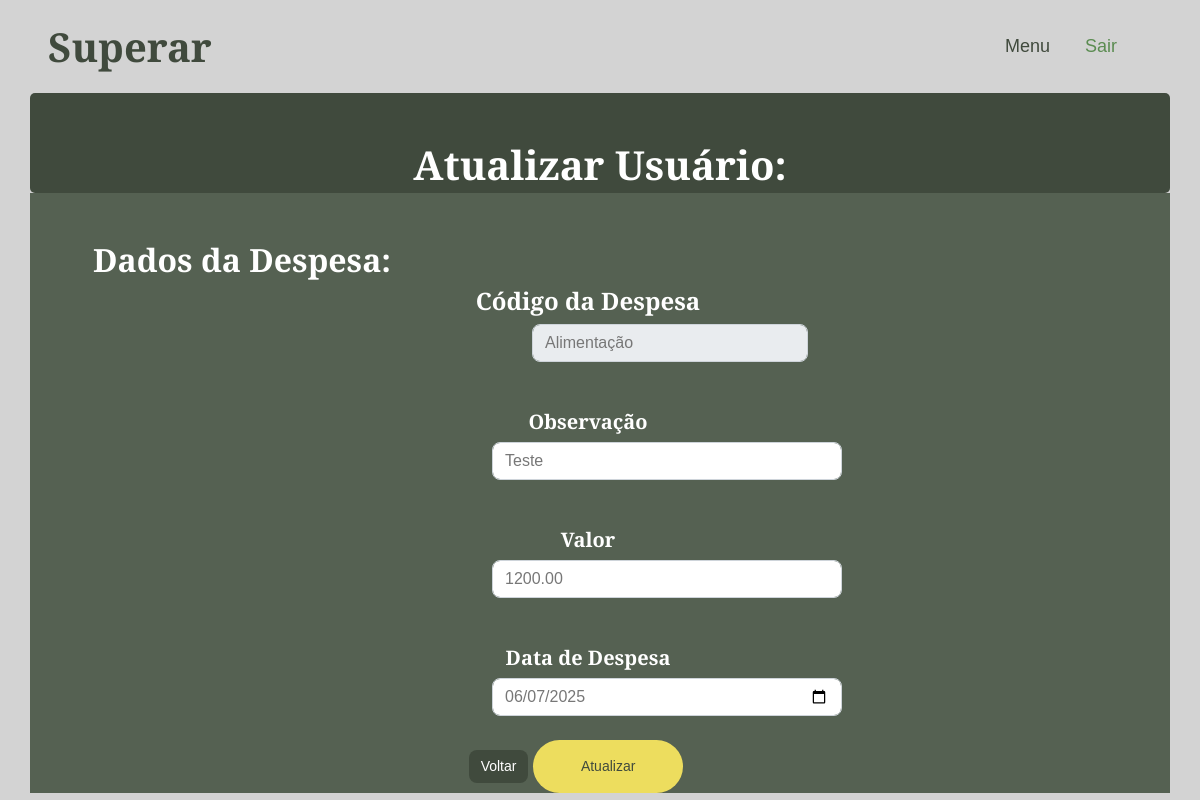
/lancupdate.php?updateid=1 (signed in), run on the app's committed database.
### tables this page shows
CREATE TABLE `despesa` (
  `id` int(11) NOT NULL,
  `idtipodespesa` int(11) DEFAULT NULL,
  `data` date DEFAULT NULL,
  `valor` decimal(10,2) DEFAULT NULL,
  `observacao` varchar(255) DEFAULT NULL
);

### lancupdate.php (the view, shortened to what this page needs)
<?php
include('connect.php');
$id = $_GET['updateid'];
$sql = 'select * from despesa where id =' . $id;
$result = mysqli_query($con, $sql);
$row = mysqli_fetch_assoc($result);
$valor =  str_replace(',', '.', $row['valor']);
$observacao = $row['observacao'];
$data = $row['data'];
?>
<!DOCTYPE html>
<html lang="pt-BR">
<head>
    <link href="https://cdnjs.cloudflare.com/ajax/libs/font-awesome/5.10.0/css/all.min.css" rel="stylesheet">
    <link href="https://cdn.jsdelivr.net/npm/bootstrap-icons@1.4.1/font/bootstrap-icons.css" rel="stylesheet">
    <link href="lib/animate/animate.min.css" rel="stylesheet">
    <link href="lib/owlcarousel/assets/owl.carousel.min.css" rel="stylesheet">
    <link href="lib/lightbox/css/lightbox.min.css" rel="stylesheet">
    <link href="css/bootstrap.min.css" rel="stylesheet">
    <link href="css/style.css" rel="stylesheet">
</head>
<body>
    <nav class="navbar navbar-expand-lg  navbar-light sticky-top px-4 px-lg-5">
        <h1 class="m-0">Superar</h1>
        <div class="collapse navbar-collapse" id="navbarCollapse">
            <div class="navbar-nav ms-auto p-4 p-lg-0">
                <a href="menu.php" class="nav-item nav-link">Menu</a>
                <a href="logout.php" class="nav-item nav-link active">Sair</a>
            </div>
        </div>
    </nav>
    <div class="text-center mx-auto wow fadeInUp" data-wow-delay="0.1s">
        <div class="container" style="background-color: #404A3D; width: 2000px; height: 100px; border-radius: 5px;">
            <div class="container text-center py-5" style="height: 100px; color: black;">
                <h2 style="color: rgb(255, 255, 255); font-size: 2.5rem;">Atualizar Usuário:</h2>
            </div>
        </div>
        <div class="container" style="background-color: #556152;">
            <form method="post" >
                <div class="row" style="background-color: #556152;">
                    <div class="col-12"> <br><br>
                        <div class="form-floating" style="width: 400px;">
                            <h2 style="color: white;">Dados da Despesa:</h2>
                        </div>
                    </div>
                    <div class="row">
                        <div class="col-12">
                                    <h4 for="text" style="color:white;">Código da Despesa</h4>
                        </div>
                        <div class="col-9" style="width: 300px; margin-left: 490px;">
                                <?php
                                            $sqll = 'select * from tipodespesa order by id';
                                            $result = mysqli_query($con, $sqll);
                                            if ($result) {
                                                echo '<select
                                                    name="idtipodespesa" class="form-control">';
                                                while ($row = mysqli_fetch_assoc($result)) {
                                                    echo '<option value="' . $row['id'] . '">' .
                                                        $row['nome'] . '</option>';
                                                }
                                                echo '</select>';
                                            }
                                    ?>
                        </div>
                    </div>
                    <div class="row">
                        <div class="col-12"> <br><br>
                            <div class="form-floating" style="margin-left: 0px">
                                <h5 style="color: white;">Observação</h5>
                            </div>
                        </div>
                        <div class="col" style="margin-left: 450px;">
                            <input type="text" class="form-control" name="observacao" id="observacao" value="<?php echo $observacao; ?>" required style="width: 350px;">
                        </div>
                    </div>
                    <div class="row">
                        <div class="col-12"> <br><br>
                            <div class="form-floating" style="margin-left: 0px;">
                                <h5 style="color: white;">Valor</h5>
                            </div>
                        </div>
                        <div class="col" style="margin-left: 450px;">
                            <input type="text" class="form-control" name="valor" id="valor" value="<?php echo $valor; ?>" required style="width: 350px;">
                        </div>
                    </div>
                    <div class="row">
                    <div class="col-12"> <br><br>
                        <div class="form-floating" style="margin-left: 0px;">
                            <h5 style="color: white;">Data de Despesa</h5>
                        </div>
                        <div style="width: 350px; margin-left: 450px;">
                            <input type="date" class="form-control" name="data" id="senha" value="<?php echo $data?>">
                        </div>
                    </div>
                    <div class="row">
                        <div class="col">
                        <br>
                        <?php
                            echo
                                '<a href="lancselect.php" class="btn btn-dark">Voltar</a>';
                            ?>
                            <button class="btn btn-secondary rounded-pill py-3 px-5" type="submit" name="submit">Atualizar</button>
                        </div>
                    </div>
                </div>
                <br>
            </form>
        </div>
    </div>
</body>
</html>

### css/style.css (style rules this page uses)
:root { --primary: #5B8C51; --secondary: #EDDD5E; --light: #F7F7F7; --dark: #404A3D; }
body { margin: 0; font-family: Poppins, sans-serif; background-color: #D3D3D3; }
.btn { transition: .5s; font-weight: 500; }
.btn-secondary, .btn-outline-secondary:hover { color: var(--dark); }
.navbar.sticky-top { top: -100px; transition: .5s; }
.navbar .navbar-nav .nav-link { margin-right: 35px; padding: 25px 0; color: var(--dark); font-size: 18px; font-weight: 500; outline: none; }
.navbar .navbar-nav .nav-link:hover, .navbar .navbar-nav .nav-link.active { color: var(--primary); }

### lancupdate.php (style rules this page uses)
.btn { padding: 6px 12px; border-radius: 8px; border: none; cursor: pointer; font-size: 14px; font-weight: 500; transition: 0.2s; }

### data on the page
despesa: observacao "Teste", valor "1200.00", data "06/07/2025"

### other printed values
form field idtipodespesa "Alimentação"
